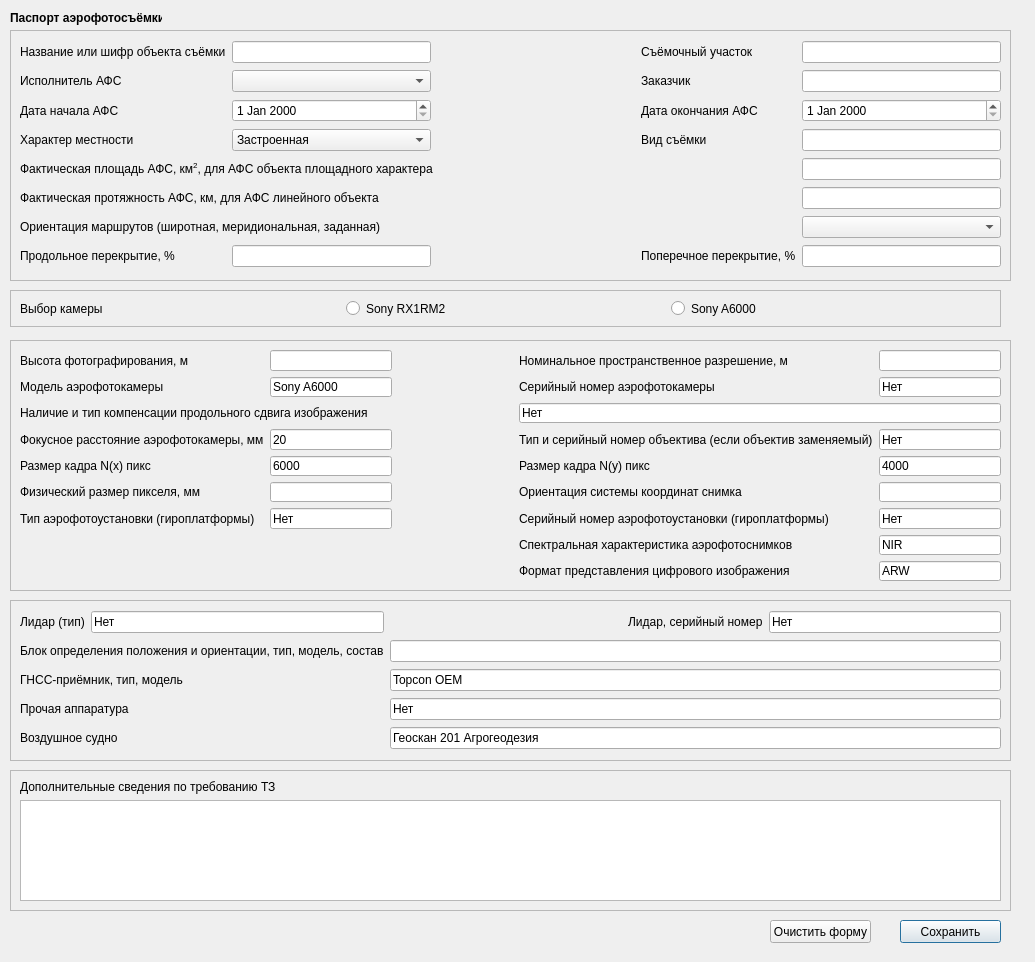
<?xml version="1.0" encoding="UTF-8"?>
<ui version="4.0">
 <class>AFS</class>
 <widget class="QDialog" name="AFS">
  <property name="geometry">
   <rect>
    <x>0</x>
    <y>0</y>
    <width>1035</width>
    <height>962</height>
   </rect>
  </property>
  <property name="windowTitle">
   <string>Dialog</string>
  </property>
  <widget class="QFrame" name="object">
   <property name="geometry">
    <rect>
     <x>10</x>
     <y>30</y>
     <width>1001</width>
     <height>251</height>
    </rect>
   </property>
   <property name="frameShape">
    <enum>QFrame::StyledPanel</enum>
   </property>
   <property name="frameShadow">
    <enum>QFrame::Raised</enum>
   </property>
   <layout class="QGridLayout" name="gridLayout">
    <item row="0" column="0">
     <widget class="QLabel" name="label_name_object">
      <property name="text">
       <string>Название или шифр объекта съёмки</string>
      </property>
     </widget>
    </item>
    <item row="3" column="4">
     <widget class="QLineEdit" name="type_shoot"/>
    </item>
    <item row="7" column="0">
     <widget class="QLabel" name="label_overlap_longitudinal">
      <property name="text">
       <string>Продольное перекрытие, %</string>
      </property>
     </widget>
    </item>
    <item row="0" column="1">
     <widget class="QLineEdit" name="name_object">
      <property name="text">
       <string/>
      </property>
     </widget>
    </item>
    <item row="5" column="4">
     <widget class="QLineEdit" name="length_afs"/>
    </item>
    <item row="7" column="3">
     <widget class="QLabel" name="label_overlap_transverse">
      <property name="text">
       <string>Поперечное перекрытие, %</string>
      </property>
     </widget>
    </item>
    <item row="4" column="4">
     <widget class="QLineEdit" name="area_afs"/>
    </item>
    <item row="3" column="0">
     <widget class="QLabel" name="label_nature_area">
      <property name="text">
       <string>Характер местности</string>
      </property>
     </widget>
    </item>
    <item row="5" column="0" colspan="4">
     <widget class="QLabel" name="label_length_afs">
      <property name="text">
       <string>Фактическая протяжность АФС, км, для АФС линейного объекта</string>
      </property>
     </widget>
    </item>
    <item row="1" column="3">
     <widget class="QLabel" name="label_customer">
      <property name="text">
       <string>Заказчик</string>
      </property>
     </widget>
    </item>
    <item row="7" column="1">
     <widget class="QLineEdit" name="overlap_longitudinal"/>
    </item>
    <item row="4" column="0" colspan="4">
     <widget class="QLabel" name="label_area_afs">
      <property name="text">
       <string>&lt;html&gt;&lt;head/&gt;&lt;body&gt;&lt;p&gt;Фактическая площадь АФС, км&lt;span style=&quot; vertical-align:super;&quot;&gt;2&lt;/span&gt;, для АФС объекта площадного характера&lt;/p&gt;&lt;/body&gt;&lt;/html&gt;</string>
      </property>
     </widget>
    </item>
    <item row="1" column="4">
     <widget class="QLineEdit" name="customer">
      <property name="text">
       <string/>
      </property>
     </widget>
    </item>
    <item row="0" column="2">
     <spacer name="horizontalSpacer_3">
      <property name="orientation">
       <enum>Qt::Horizontal</enum>
      </property>
      <property name="sizeHint" stdset="0">
       <size>
        <width>40</width>
        <height>20</height>
       </size>
      </property>
     </spacer>
    </item>
    <item row="2" column="1">
     <widget class="QDateEdit" name="date_start">
      <property name="enabled">
       <bool>true</bool>
      </property>
     </widget>
    </item>
    <item row="0" column="3">
     <widget class="QLabel" name="label_filming_location">
      <property name="text">
       <string>Съёмочный участок</string>
      </property>
     </widget>
    </item>
    <item row="7" column="4">
     <widget class="QLineEdit" name="overlap_transverse"/>
    </item>
    <item row="3" column="1">
     <widget class="QComboBox" name="nature_area">
      <item>
       <property name="text">
        <string>Застроенная</string>
       </property>
      </item>
      <item>
       <property name="text">
        <string>Не застроенная</string>
       </property>
      </item>
     </widget>
    </item>
    <item row="0" column="4">
     <widget class="QLineEdit" name="filming_location">
      <property name="text">
       <string/>
      </property>
     </widget>
    </item>
    <item row="6" column="0" colspan="4">
     <widget class="QLabel" name="label_orientation_route">
      <property name="text">
       <string>Ориентация маршрутов (широтная, меридиональная, заданная)</string>
      </property>
     </widget>
    </item>
    <item row="3" column="3">
     <widget class="QLabel" name="label_type_shoot">
      <property name="text">
       <string>Вид съёмки</string>
      </property>
     </widget>
    </item>
    <item row="1" column="1">
     <widget class="QComboBox" name="executor">
      <item>
       <property name="text">
        <string/>
       </property>
      </item>
      <item>
       <property name="text">
        <string>Котелевский К. А.</string>
       </property>
      </item>
      <item>
       <property name="text">
        <string>Ли В. Ю.</string>
       </property>
      </item>
     </widget>
    </item>
    <item row="2" column="0">
     <widget class="QLabel" name="label_date_start">
      <property name="text">
       <string>Дата начала АФС</string>
      </property>
     </widget>
    </item>
    <item row="1" column="0">
     <widget class="QLabel" name="label_executor">
      <property name="text">
       <string>Исполнитель АФС</string>
      </property>
     </widget>
    </item>
    <item row="2" column="3">
     <widget class="QLabel" name="label_date_end">
      <property name="text">
       <string>Дата окончания АФС</string>
      </property>
     </widget>
    </item>
    <item row="2" column="4">
     <widget class="QDateEdit" name="date_end"/>
    </item>
    <item row="6" column="4">
     <widget class="QComboBox" name="orientation_route">
      <item>
       <property name="text">
        <string/>
       </property>
      </item>
      <item>
       <property name="text">
        <string>Широтная</string>
       </property>
      </item>
      <item>
       <property name="text">
        <string>Меридиональная</string>
       </property>
      </item>
      <item>
       <property name="text">
        <string>Заданная</string>
       </property>
      </item>
     </widget>
    </item>
   </layout>
  </widget>
  <widget class="QFrame" name="frame">
   <property name="geometry">
    <rect>
     <x>10</x>
     <y>770</y>
     <width>1001</width>
     <height>141</height>
    </rect>
   </property>
   <property name="frameShape">
    <enum>QFrame::StyledPanel</enum>
   </property>
   <property name="frameShadow">
    <enum>QFrame::Raised</enum>
   </property>
   <layout class="QVBoxLayout" name="verticalLayout">
    <item>
     <widget class="QLabel" name="label_add_information">
      <property name="text">
       <string>Дополнительные сведения по требованию ТЗ</string>
      </property>
     </widget>
    </item>
    <item>
     <widget class="QTextEdit" name="text_add_information"/>
    </item>
   </layout>
  </widget>
  <widget class="QFrame" name="equipment">
   <property name="geometry">
    <rect>
     <x>10</x>
     <y>600</y>
     <width>1001</width>
     <height>161</height>
    </rect>
   </property>
   <property name="frameShape">
    <enum>QFrame::StyledPanel</enum>
   </property>
   <property name="frameShadow">
    <enum>QFrame::Raised</enum>
   </property>
   <layout class="QGridLayout" name="gridLayout_3">
    <item row="0" column="3">
     <widget class="QLabel" name="label_lidar_sn">
      <property name="text">
       <string>Лидар, серийный номер</string>
      </property>
     </widget>
    </item>
    <item row="1" column="2" colspan="3">
     <widget class="QLineEdit" name="definition_block"/>
    </item>
    <item row="4" column="0" colspan="2">
     <widget class="QLabel" name="label_aircraft">
      <property name="text">
       <string>Воздушное судно</string>
      </property>
     </widget>
    </item>
    <item row="3" column="2" colspan="3">
     <widget class="QLineEdit" name="other_equipment">
      <property name="text">
       <string>Нет</string>
      </property>
     </widget>
    </item>
    <item row="4" column="2" colspan="3">
     <widget class="QLineEdit" name="aircraft">
      <property name="text">
       <string>Геоскан 201 Агрогеодезия</string>
      </property>
     </widget>
    </item>
    <item row="0" column="4">
     <widget class="QLineEdit" name="lidar_sn">
      <property name="text">
       <string>Нет</string>
      </property>
     </widget>
    </item>
    <item row="2" column="0" colspan="2">
     <widget class="QLabel" name="label_receiver">
      <property name="text">
       <string>ГНСС-приёмник, тип, модель</string>
      </property>
     </widget>
    </item>
    <item row="0" column="2">
     <spacer name="horizontalSpacer">
      <property name="orientation">
       <enum>Qt::Horizontal</enum>
      </property>
      <property name="sizeHint" stdset="0">
       <size>
        <width>40</width>
        <height>20</height>
       </size>
      </property>
     </spacer>
    </item>
    <item row="0" column="1">
     <widget class="QLineEdit" name="lidar_type">
      <property name="text">
       <string>Нет</string>
      </property>
     </widget>
    </item>
    <item row="0" column="0">
     <widget class="QLabel" name="label_lidar_type">
      <property name="text">
       <string>Лидар (тип)</string>
      </property>
     </widget>
    </item>
    <item row="1" column="0" colspan="2">
     <widget class="QLabel" name="label_definition_block">
      <property name="text">
       <string>Блок определения положения и ориентации, тип, модель, состав</string>
      </property>
     </widget>
    </item>
    <item row="3" column="0" colspan="2">
     <widget class="QLabel" name="label_other_equipment">
      <property name="text">
       <string>Прочая аппаратура</string>
      </property>
     </widget>
    </item>
    <item row="2" column="2" colspan="3">
     <widget class="QLineEdit" name="receiver">
      <property name="text">
       <string>Topcon OEM</string>
      </property>
     </widget>
    </item>
   </layout>
  </widget>
  <widget class="QPushButton" name="save">
   <property name="geometry">
    <rect>
     <x>900</x>
     <y>920</y>
     <width>101</width>
     <height>23</height>
    </rect>
   </property>
   <property name="text">
    <string>Сохранить</string>
   </property>
  </widget>
  <widget class="QLabel" name="label_passport_afs">
   <property name="geometry">
    <rect>
     <x>10</x>
     <y>10</y>
     <width>152</width>
     <height>16</height>
    </rect>
   </property>
   <property name="text">
    <string>&lt;html&gt;&lt;head/&gt;&lt;body&gt;&lt;p&gt;&lt;span style=&quot; font-weight:600;&quot;&gt;Паспорт аэрофотосъёмки&lt;/span&gt;&lt;/p&gt;&lt;/body&gt;&lt;/html&gt;</string>
   </property>
  </widget>
  <widget class="QFrame" name="camera_3">
   <property name="geometry">
    <rect>
     <x>10</x>
     <y>340</y>
     <width>1001</width>
     <height>251</height>
    </rect>
   </property>
   <property name="frameShape">
    <enum>QFrame::StyledPanel</enum>
   </property>
   <property name="frameShadow">
    <enum>QFrame::Raised</enum>
   </property>
   <layout class="QGridLayout" name="gridLayout_5">
    <item row="6" column="4">
     <widget class="QLabel" name="label_api_sn_3">
      <property name="text">
       <string>Серийный номер аэрофотоустановки (гироплатформы)</string>
      </property>
     </widget>
    </item>
    <item row="1" column="4">
     <widget class="QLabel" name="label_camera_sn_3">
      <property name="text">
       <string>Серийный номер аэрофотокамеры</string>
      </property>
     </widget>
    </item>
    <item row="3" column="0" colspan="2">
     <widget class="QLabel" name="label_focal_len_3">
      <property name="text">
       <string>Фокусное расстояние аэрофотокамеры, мм</string>
      </property>
     </widget>
    </item>
    <item row="2" column="0" colspan="3">
     <widget class="QLabel" name="label_long_shift_3">
      <property name="text">
       <string>Наличие и тип компенсации продольного сдвига изображения</string>
      </property>
     </widget>
    </item>
    <item row="3" column="4">
     <widget class="QLabel" name="label_type_lens_3">
      <property name="text">
       <string>Тип и серийный номер объектива (если объектив заменяемый)</string>
      </property>
     </widget>
    </item>
    <item row="3" column="2">
     <widget class="QLineEdit" name="focal_len_3">
      <property name="text">
       <string>20</string>
      </property>
     </widget>
    </item>
    <item row="8" column="5">
     <widget class="QLineEdit" name="image_format_3">
      <property name="text">
       <string>ARW</string>
      </property>
     </widget>
    </item>
    <item row="5" column="2">
     <widget class="QLineEdit" name="pixel_size_3"/>
    </item>
    <item row="0" column="5">
     <widget class="QLineEdit" name="resolution_3"/>
    </item>
    <item row="0" column="2">
     <widget class="QLineEdit" name="height_3"/>
    </item>
    <item row="7" column="4">
     <widget class="QLabel" name="label_spectral_characteristics_photo_3">
      <property name="text">
       <string>Спектральная характеристика аэрофотоснимков</string>
      </property>
     </widget>
    </item>
    <item row="3" column="5">
     <widget class="QLineEdit" name="type_lens_3">
      <property name="text">
       <string>Нет</string>
      </property>
     </widget>
    </item>
    <item row="4" column="2">
     <widget class="QLineEdit" name="frame_size_x_3">
      <property name="text">
       <string>6000</string>
      </property>
     </widget>
    </item>
    <item row="1" column="0">
     <widget class="QLabel" name="label_camera_model_3">
      <property name="text">
       <string>Модель аэрофотокамеры</string>
      </property>
     </widget>
    </item>
    <item row="4" column="5">
     <widget class="QLineEdit" name="frame_size_y_3">
      <property name="text">
       <string>4000</string>
      </property>
     </widget>
    </item>
    <item row="2" column="4" colspan="2">
     <widget class="QLineEdit" name="long_shift_3">
      <property name="text">
       <string>Нет</string>
      </property>
     </widget>
    </item>
    <item row="6" column="0">
     <widget class="QLabel" name="label_api_type_3">
      <property name="text">
       <string>Тип аэрофотоустановки (гироплатформы)</string>
      </property>
     </widget>
    </item>
    <item row="5" column="5">
     <widget class="QLineEdit" name="coordinate_orientation_3"/>
    </item>
    <item row="0" column="4">
     <widget class="QLabel" name="label_resolution_3">
      <property name="text">
       <string>Номинальное пространственное разрешение, м</string>
      </property>
     </widget>
    </item>
    <item row="4" column="4">
     <widget class="QLabel" name="label_frame_size_y_3">
      <property name="text">
       <string>Размер кадра N(y) пикс</string>
      </property>
     </widget>
    </item>
    <item row="1" column="2">
     <widget class="QLineEdit" name="camera_model_3">
      <property name="text">
       <string>Sony A6000</string>
      </property>
     </widget>
    </item>
    <item row="0" column="3">
     <spacer name="horizontalSpacer_5">
      <property name="orientation">
       <enum>Qt::Horizontal</enum>
      </property>
      <property name="sizeHint" stdset="0">
       <size>
        <width>40</width>
        <height>20</height>
       </size>
      </property>
     </spacer>
    </item>
    <item row="6" column="2">
     <widget class="QLineEdit" name="api_type_3">
      <property name="text">
       <string>Нет</string>
      </property>
     </widget>
    </item>
    <item row="5" column="4">
     <widget class="QLabel" name="label_coordinate_orientation_3">
      <property name="text">
       <string>Ориентация системы координат снимка</string>
      </property>
     </widget>
    </item>
    <item row="4" column="0">
     <widget class="QLabel" name="label_frame_size_x_3">
      <property name="text">
       <string>Размер кадра N(x) пикс</string>
      </property>
     </widget>
    </item>
    <item row="5" column="0">
     <widget class="QLabel" name="label_pixel_size_3">
      <property name="text">
       <string>Физический размер пикселя, мм</string>
      </property>
     </widget>
    </item>
    <item row="7" column="5">
     <widget class="QLineEdit" name="spectral_characteristics_photo_3">
      <property name="text">
       <string>NIR</string>
      </property>
     </widget>
    </item>
    <item row="8" column="4">
     <widget class="QLabel" name="label_image_format_3">
      <property name="text">
       <string>Формат представления цифрового изображения</string>
      </property>
     </widget>
    </item>
    <item row="6" column="5">
     <widget class="QLineEdit" name="api_sn_3">
      <property name="text">
       <string>Нет</string>
      </property>
     </widget>
    </item>
    <item row="1" column="5">
     <widget class="QLineEdit" name="camera_sn_3">
      <property name="text">
       <string>Нет</string>
      </property>
     </widget>
    </item>
    <item row="0" column="0">
     <widget class="QLabel" name="label_height_3">
      <property name="text">
       <string>Высота фотографирования, м</string>
      </property>
     </widget>
    </item>
   </layout>
  </widget>
  <widget class="QFrame" name="frame_2">
   <property name="geometry">
    <rect>
     <x>10</x>
     <y>290</y>
     <width>991</width>
     <height>37</height>
    </rect>
   </property>
   <property name="frameShape">
    <enum>QFrame::StyledPanel</enum>
   </property>
   <property name="frameShadow">
    <enum>QFrame::Raised</enum>
   </property>
   <layout class="QHBoxLayout" name="horizontalLayout">
    <item>
     <widget class="QLabel" name="label">
      <property name="text">
       <string>Выбор камеры</string>
      </property>
     </widget>
    </item>
    <item>
     <widget class="QRadioButton" name="radioButton">
      <property name="text">
       <string>Sony RX1RM2</string>
      </property>
     </widget>
    </item>
    <item>
     <widget class="QRadioButton" name="radioButton_2">
      <property name="text">
       <string>Sony A6000</string>
      </property>
     </widget>
    </item>
   </layout>
  </widget>
  <widget class="QPushButton" name="clear">
   <property name="geometry">
    <rect>
     <x>770</x>
     <y>920</y>
     <width>101</width>
     <height>23</height>
    </rect>
   </property>
   <property name="text">
    <string>Очистить форму</string>
   </property>
  </widget>
 </widget>
 <resources/>
 <connections>
  <connection>
   <sender>clear</sender>
   <signal>clicked()</signal>
   <receiver>name_object</receiver>
   <slot>clear()</slot>
   <hints>
    <hint type="sourcelabel">
     <x>770</x>
     <y>920</y>
    </hint>
    <hint type="destinationlabel">
     <x>211</x>
     <y>43</y>
    </hint>
   </hints>
  </connection>
  <connection>
   <sender>clear</sender>
   <signal>clicked()</signal>
   <receiver>filming_location</receiver>
   <slot>clear()</slot>
   <hints>
    <hint type="sourcelabel">
     <x>770</x>
     <y>920</y>
    </hint>
    <hint type="destinationlabel">
     <x>792</x>
     <y>43</y>
    </hint>
   </hints>
  </connection>
  <connection>
   <sender>clear</sender>
   <signal>clicked()</signal>
   <receiver>customer</receiver>
   <slot>clear()</slot>
   <hints>
    <hint type="sourcelabel">
     <x>770</x>
     <y>920</y>
    </hint>
    <hint type="destinationlabel">
     <x>792</x>
     <y>72</y>
    </hint>
   </hints>
  </connection>
  <connection>
   <sender>clear</sender>
   <signal>clicked()</signal>
   <receiver>type_shoot</receiver>
   <slot>clear()</slot>
   <hints>
    <hint type="sourcelabel">
     <x>770</x>
     <y>920</y>
    </hint>
    <hint type="destinationlabel">
     <x>792</x>
     <y>130</y>
    </hint>
   </hints>
  </connection>
  <connection>
   <sender>clear</sender>
   <signal>clicked()</signal>
   <receiver>area_afs</receiver>
   <slot>clear()</slot>
   <hints>
    <hint type="sourcelabel">
     <x>770</x>
     <y>920</y>
    </hint>
    <hint type="destinationlabel">
     <x>792</x>
     <y>159</y>
    </hint>
   </hints>
  </connection>
  <connection>
   <sender>clear</sender>
   <signal>clicked()</signal>
   <receiver>length_afs</receiver>
   <slot>clear()</slot>
   <hints>
    <hint type="sourcelabel">
     <x>770</x>
     <y>920</y>
    </hint>
    <hint type="destinationlabel">
     <x>792</x>
     <y>188</y>
    </hint>
   </hints>
  </connection>
  <connection>
   <sender>clear</sender>
   <signal>clicked()</signal>
   <receiver>overlap_transverse</receiver>
   <slot>clear()</slot>
   <hints>
    <hint type="sourcelabel">
     <x>770</x>
     <y>920</y>
    </hint>
    <hint type="destinationlabel">
     <x>792</x>
     <y>246</y>
    </hint>
   </hints>
  </connection>
  <connection>
   <sender>clear</sender>
   <signal>clicked()</signal>
   <receiver>overlap_longitudinal</receiver>
   <slot>clear()</slot>
   <hints>
    <hint type="sourcelabel">
     <x>770</x>
     <y>920</y>
    </hint>
    <hint type="destinationlabel">
     <x>211</x>
     <y>246</y>
    </hint>
   </hints>
  </connection>
  <connection>
   <sender>clear</sender>
   <signal>clicked()</signal>
   <receiver>height_3</receiver>
   <slot>clear()</slot>
   <hints>
    <hint type="sourcelabel">
     <x>770</x>
     <y>920</y>
    </hint>
    <hint type="destinationlabel">
     <x>247</x>
     <y>350</y>
    </hint>
   </hints>
  </connection>
  <connection>
   <sender>clear</sender>
   <signal>clicked()</signal>
   <receiver>resolution_3</receiver>
   <slot>clear()</slot>
   <hints>
    <hint type="sourcelabel">
     <x>770</x>
     <y>920</y>
    </hint>
    <hint type="destinationlabel">
     <x>862</x>
     <y>350</y>
    </hint>
   </hints>
  </connection>
  <connection>
   <sender>clear</sender>
   <signal>clicked()</signal>
   <receiver>coordinate_orientation_3</receiver>
   <slot>clear()</slot>
   <hints>
    <hint type="sourcelabel">
     <x>770</x>
     <y>920</y>
    </hint>
    <hint type="destinationlabel">
     <x>862</x>
     <y>480</y>
    </hint>
   </hints>
  </connection>
  <connection>
   <sender>clear</sender>
   <signal>clicked()</signal>
   <receiver>pixel_size_3</receiver>
   <slot>clear()</slot>
   <hints>
    <hint type="sourcelabel">
     <x>770</x>
     <y>920</y>
    </hint>
    <hint type="destinationlabel">
     <x>247</x>
     <y>480</y>
    </hint>
   </hints>
  </connection>
  <connection>
   <sender>clear</sender>
   <signal>clicked()</signal>
   <receiver>definition_block</receiver>
   <slot>clear()</slot>
   <hints>
    <hint type="sourcelabel">
     <x>770</x>
     <y>920</y>
    </hint>
    <hint type="destinationlabel">
     <x>361</x>
     <y>642</y>
    </hint>
   </hints>
  </connection>
  <connection>
   <sender>clear</sender>
   <signal>clicked()</signal>
   <receiver>text_add_information</receiver>
   <slot>clear()</slot>
   <hints>
    <hint type="sourcelabel">
     <x>770</x>
     <y>921</y>
    </hint>
    <hint type="destinationlabel">
     <x>770</x>
     <y>799</y>
    </hint>
   </hints>
  </connection>
  <connection>
   <sender>radioButton</sender>
   <signal>clicked(bool)</signal>
   <receiver>camera_model_3</receiver>
   <slot>redo()</slot>
   <hints>
    <hint type="sourcelabel">
     <x>346</x>
     <y>300</y>
    </hint>
    <hint type="destinationlabel">
     <x>247</x>
     <y>379</y>
    </hint>
   </hints>
  </connection>
  <connection>
   <sender>radioButton</sender>
   <signal>clicked(bool)</signal>
   <receiver>focal_len_3</receiver>
   <slot>redo()</slot>
   <hints>
    <hint type="sourcelabel">
     <x>346</x>
     <y>302</y>
    </hint>
    <hint type="destinationlabel">
     <x>247</x>
     <y>434</y>
    </hint>
   </hints>
  </connection>
  <connection>
   <sender>radioButton</sender>
   <signal>clicked(bool)</signal>
   <receiver>frame_size_x_3</receiver>
   <slot>redo()</slot>
   <hints>
    <hint type="sourcelabel">
     <x>346</x>
     <y>300</y>
    </hint>
    <hint type="destinationlabel">
     <x>247</x>
     <y>459</y>
    </hint>
   </hints>
  </connection>
  <connection>
   <sender>radioButton</sender>
   <signal>clicked(bool)</signal>
   <receiver>frame_size_y_3</receiver>
   <slot>redo()</slot>
   <hints>
    <hint type="sourcelabel">
     <x>346</x>
     <y>300</y>
    </hint>
    <hint type="destinationlabel">
     <x>862</x>
     <y>454</y>
    </hint>
   </hints>
  </connection>
  <connection>
   <sender>radioButton</sender>
   <signal>clicked(bool)</signal>
   <receiver>spectral_characteristics_photo_3</receiver>
   <slot>redo()</slot>
   <hints>
    <hint type="sourcelabel">
     <x>346</x>
     <y>300</y>
    </hint>
    <hint type="destinationlabel">
     <x>862</x>
     <y>532</y>
    </hint>
   </hints>
  </connection>
  <connection>
   <sender>radioButton</sender>
   <signal>clicked(bool)</signal>
   <receiver>image_format_3</receiver>
   <slot>redo()</slot>
   <hints>
    <hint type="sourcelabel">
     <x>346</x>
     <y>300</y>
    </hint>
    <hint type="destinationlabel">
     <x>862</x>
     <y>558</y>
    </hint>
   </hints>
  </connection>
  <connection>
   <sender>radioButton_2</sender>
   <signal>clicked(bool)</signal>
   <receiver>camera_model_3</receiver>
   <slot>redo()</slot>
   <hints>
    <hint type="sourcelabel">
     <x>990</x>
     <y>316</y>
    </hint>
    <hint type="destinationlabel">
     <x>385</x>
     <y>395</y>
    </hint>
   </hints>
  </connection>
  <connection>
   <sender>radioButton_2</sender>
   <signal>clicked(bool)</signal>
   <receiver>focal_len_3</receiver>
   <slot>redo()</slot>
   <hints>
    <hint type="sourcelabel">
     <x>990</x>
     <y>316</y>
    </hint>
    <hint type="destinationlabel">
     <x>385</x>
     <y>447</y>
    </hint>
   </hints>
  </connection>
  <connection>
   <sender>radioButton_2</sender>
   <signal>clicked(bool)</signal>
   <receiver>frame_size_y_3</receiver>
   <slot>redo()</slot>
   <hints>
    <hint type="sourcelabel">
     <x>990</x>
     <y>316</y>
    </hint>
    <hint type="destinationlabel">
     <x>990</x>
     <y>473</y>
    </hint>
   </hints>
  </connection>
  <connection>
   <sender>radioButton_2</sender>
   <signal>clicked(bool)</signal>
   <receiver>spectral_characteristics_photo_3</receiver>
   <slot>redo()</slot>
   <hints>
    <hint type="sourcelabel">
     <x>990</x>
     <y>316</y>
    </hint>
    <hint type="destinationlabel">
     <x>1000</x>
     <y>551</y>
    </hint>
   </hints>
  </connection>
  <connection>
   <sender>radioButton_2</sender>
   <signal>clicked(bool)</signal>
   <receiver>image_format_3</receiver>
   <slot>redo()</slot>
   <hints>
    <hint type="sourcelabel">
     <x>990</x>
     <y>316</y>
    </hint>
    <hint type="destinationlabel">
     <x>1000</x>
     <y>577</y>
    </hint>
   </hints>
  </connection>
  <connection>
   <sender>radioButton_2</sender>
   <signal>clicked(bool)</signal>
   <receiver>frame_size_x_3</receiver>
   <slot>redo()</slot>
   <hints>
    <hint type="sourcelabel">
     <x>990</x>
     <y>316</y>
    </hint>
    <hint type="destinationlabel">
     <x>385</x>
     <y>473</y>
    </hint>
   </hints>
  </connection>
 </connections>
</ui>
